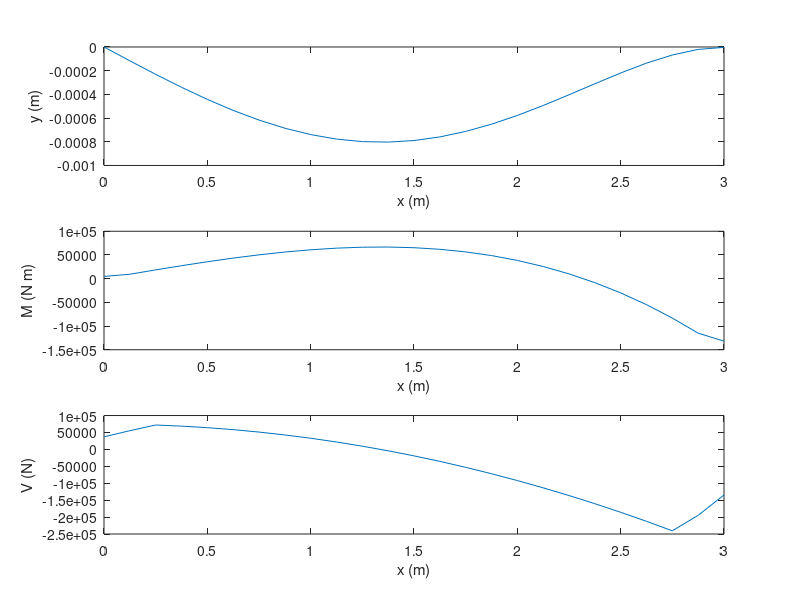

This chart was generated by the following MATLAB code:
% TOPIC: differentiation
% TITLE: Beam with linearly increasing load: deflection by cumtrapz, moment and shear by gradient of the slope
% SOURCE: Class solution sheet "Numerical Differentiation"; Chapra Prob. 21.36
% KEYWORDS: beam, slope, deflection, moment, shear, distributed load, cumtrapz, gradient, numerical integration, numerical differentiation, E I
% PROBLEM:
% Uniform beams: dy/dx = theta(x), dtheta/dx = M(x)/(E*I), dM/dx = V(x), dV/dx = -w(x). For a linearly increasing
% load the slope is theta(x) = w0/(120*E*I*L)*(-5x^4 + 6L^2x^2 - L^4). Employ (a) numerical integration to
% compute the deflection (m) and (b) numerical differentiation to compute the moment (N m) and shear (N).
% Use equally spaced intervals of dx = 0.125 m along a 3-m beam, E = 200 GPa, I = 0.0003 m^4 and
% w0 = 2.5 kN/cm. The deflections at the ends are y(0) = y(L) = 0.
% CHECK: numel(x) == 25 && abs(y(13) - (-7.895908e-4)) < 1e-9 && abs(M(13) - 65299.479167) < 1e-4 && abs(V(1) - 37120.225694) < 1e-4
% CODE:
E = 200e9; I = 0.0003; w0 = 2.5e5; del_x = 0.125; L = 3;
x = 0:del_x:L;
theta = (-5*x.^4 + 6*L^2*x.^2 - L^4)*w0/(120*E*I*L);
y = cumtrapz(x, theta);
M = E*I*gradient(theta, del_x);
V = gradient(M, del_x);
fprintf('%6s %13s %13s %13s %13s\n', 'x (m)', 'theta', 'y (m)', 'M (N m)', 'V (N)');
fprintf('%6.3f %13.4e %13.4e %13.2f %13.2f\n', [x; theta; y; M; V]);
figure;
subplot(311); plot(x, y); xlabel('x (m)'); ylabel('y (m)');
subplot(312); plot(x, M); xlabel('x (m)'); ylabel('M (N m)');
subplot(313); plot(x, V); xlabel('x (m)'); ylabel('V (N)');
